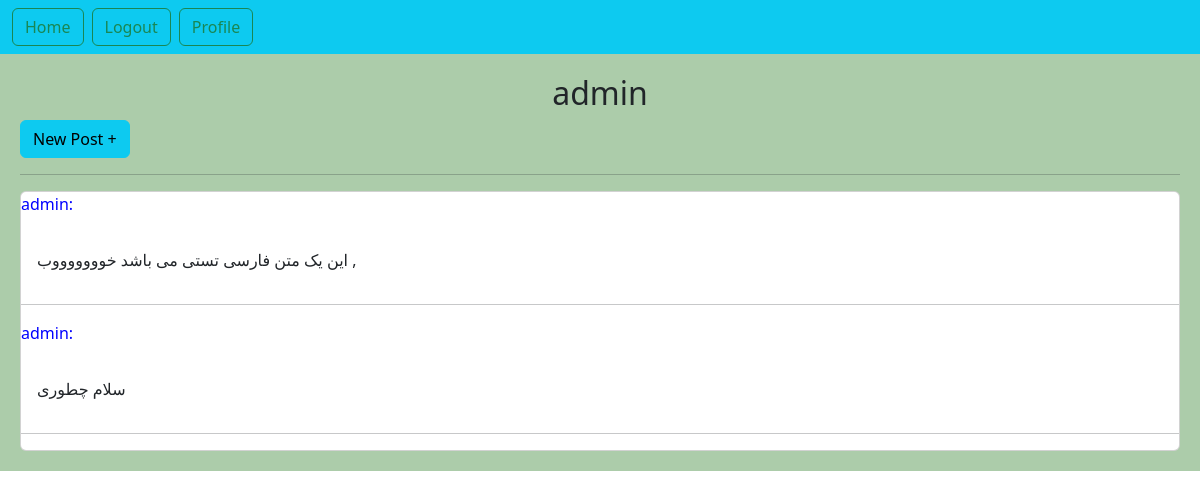
The app's page /account/profile/1/ (signed in) with its own data.
### home/models.py (models this page shows, shortened)
class Post(models.Model):
    user = models.ForeignKey(User, on_delete=models.CASCADE,related_name='posts')  # اگر یک یوزر حذف شد پست هایش نیز حذف می شود.
    title = models.CharField(max_length=240)
    body = models.TextField()
    slug = models.SlugField()
    created = models.DateTimeField(auto_now_add=True)
    updated = models.DateTimeField(auto_now=True)
    class Meta:
        ordering = ['-created']  # مرتب سازی پست ها بر اساس تاریخ
    def get_absolute_url(self):
        return reverse('home:post_detail', args=(self.id, self.slug))

### account/views.py (the view)
# urls.py: path('profile/<int:user_id>/', views.UserProfileView.as_view(), name='user_profile'),
class UserProfileView(LoginRequiredMixin, View):
    def get(self, request, user_id):
        is_following = False
        user = get_object_or_404(User, pk=user_id)
        posts = user.posts.all()
        relation = Relation.objects.filter(from_user=request.user,to_user=user)
        if relation.exists():
            is_following = True
        return render(request, 'account/profile.html', {'user': user, 'posts': posts, 'is_following':is_following})

### account/templates/account/profile.html (shortened to what this page needs)
{% extends 'base.html' %}
{% block content %}
    <h2 class="text-center">{{ user.username }}</h2>
    {% if request.user.id == user.id %}
        <a href="{% url 'home:post_create' %}" class="btn btn-info">New Post +</a>
    {% endif %}
    <hr>
    <div class="card">
        {% for post in posts %}
            <p style="color: blue">{{ post.user }}:</p>
            <a href="{{ post.get_absolute_url }}" class="card-body"
               style="text-decoration: none">{{ post.body|truncatewords:20 }}</a>
            <hr>
        {% endfor %}
    </div>
{% endblock %}

### records on screen
Post: user "admin", body "این یک متن فارسی تستی می باشد خوووووووب ,"
Post: user "admin", body "سلام چطوری"

### other values on screen
{{ user.username }} "admin"
